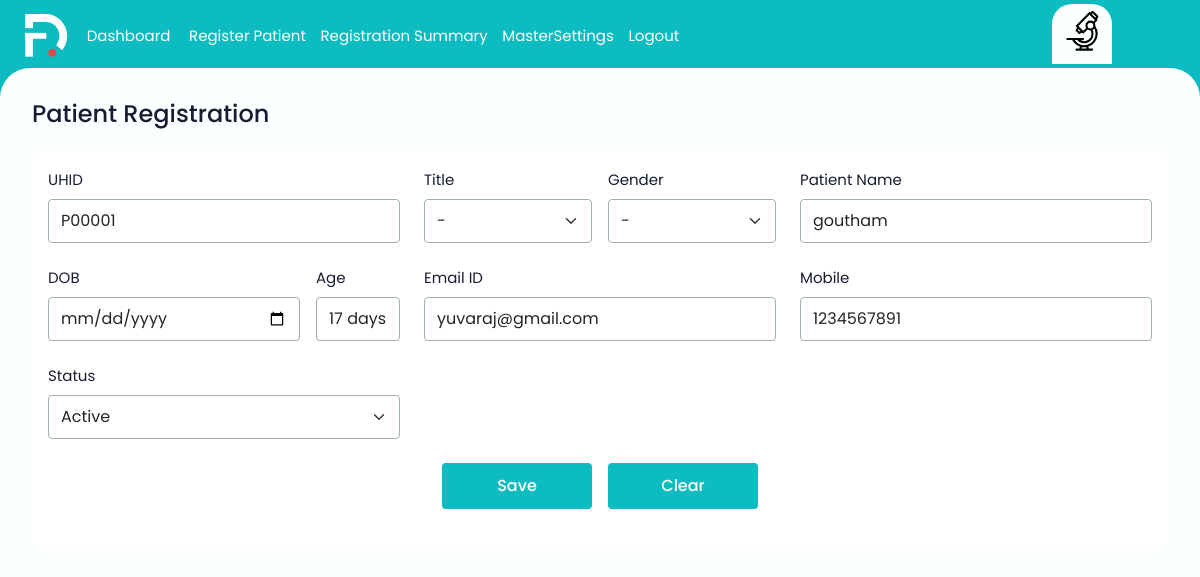
The app's page /editpatient/1/ (signed in) with its own data.
### ekonapp/models.py (models this page shows, shortened)
class ekon(models.Model):
    uhid = models.CharField(max_length=255)
    Mr = 'Mr'
    SMT  = 'SMT'
    OTHERS = 'OTHERS'
    ANIMAL = 'ANIMAL'
    BABY = 'BABY'
    MS = 'MS'
    MRS = 'MRS'
    DR = 'DR'
    MASTER = 'MASTER'
    STATUS_CHOICES = [
        (Mr, 'Mr'),
        (SMT, 'SMT'),
        (OTHERS, 'OTHERS'),
        (ANIMAL, 'ANIMAL'),
        (BABY, 'BABY'),
        (MS, 'MS'),
        (MRS, 'MRS'),
        (DR, 'DR'),
        (MASTER, 'MASTER')
    ]
    title = models.CharField(max_length=255)
    male = 'male'
    female = 'female'
    Others = 'Others'
    STATUS_CHOICES = [
        (male, 'male'),
        (female, 'female'),
        (Others,'Others'),
    ]
    gender = models.CharField(max_length=255)
    patient_name = models.CharField(max_length=255)
    dob = models.DateField()
    age = models.CharField(max_length=255)
    email_id = models.EmailField()
    contact_number = models.CharField(max_length=255)
    date =  models.DateField(auto_now_add=True)
    Active = 'Active'
    Inactive = 'Inactive'
    STATUS_CHOICES = [
        (Active, 'Active'),
        (Inactive, 'Inactive'),
    ]
    status = models.CharField(max_length=255, choices=STATUS_CHOICES)
    accession_number = models.CharField(max_length=50)

### ekonapp/decorators.py (the view)
    def wrapper(request, *args, **kwargs):
        if not request.user.is_authenticated:
            return redirect('registerlogin')
        elif not Device.objects.filter(user=request.user, is_registered=True).exists():
            return redirect('register_device')
        else:
            return view_func(request, *args, **kwargs)

### ekonapp/views.py (called while the page is built, shortened)
@login_required
@device_required
def editpatient(request, id):
    editpatient = ekon.objects.get(id=id)
    return render(request, 'editpatientdetails.html', {'editpatient': editpatient})

### ekonapp/templates/editpatientdetails.html (shortened to what this page needs)
{% extends "base.html" %}
{% block content %}
<!DOCTYPE html>
<html lang="en">
    <main>
        <div class="mb-4">
            <form method="post" >
            <h5 class="page-heading">Patient Registration</h5>
        </div>
        <div class="auto-scroll">
            <div class="bg-white rounded-2 p-3 mb-4">
                <div class="row">
                    <div class="col-md-4">
                        <div class="form-group">
                            <label class="form-label">UHID</label disabled>
                            <input type="text" name = "uhid" value="{{editpatient.uhid }}" class="form-control" readonly>
                        </div>
                    </div>
                    <div class="col-md-4">
                        <div class="form-group d-flex gap-3">
                            <div class="w-50">
                                <label class="form-label">Title</label>
                                <select name="title" class="form-select" required onchange="updateGenderSelect(this)">
                                  <option value="" selected>-</option>
                                </select>
                              </div>
                    <div class="w-50">
                        <label class="form-label">Gender</label>
                        <select name="gender" class="form-select" required>
                          <option value="" selected>-</option>
                        </select>
                      </div>
                    </div>
                </div>
                      <div class="col-md-4">
                        <div class="form-group">
                            <label class="form-label">Patient Name</label>
                            <input type="text" name = "patient_name" value="{{ editpatient.patient_name }}" class="form-control" >
                        </div>
                    </div>
                    <div class="col-md-4">
                        <div class="form-group d-flex gap-3">
                            <div class="w-75">
                                <label class="form-label">DOB</label>
                                <input type="date" name="dob" value="{{editpatient.dob}}"id="dob" class="form-control" onchange="calculateAge()" required>
                            </div>
                            <div class="w-25">
                                <label class="form-label">Age</label>
                                <input type="text" name="age" value="{{editpatient.age}}" id="age" class="form-control" required>
                            </div>
                        </div>
                    </div>
                    <div class="col-md-4">
                        <div class="form-group">
                            <label class="form-label">Email ID</label>
                            <input type="email" name="email_id" value="{{editpatient.email_id}}" class="form-control" required>
                        </div>
                    </div>
                    <div class="col-md-4">
                        <div class="form-group">
                            <label class="form-label">Mobile</label>
                            <input type="text" name="contact_number" value="{{editpatient.contact_number}}" class="form-control" id="contact_number"  maxlength="10" required>
                        </div>
                    </div>
                    <div class="col-md-4">
                        <div class="form-group">
                            <label class="form-label">Status</label>
                            <select class="form-select" name="status" required>
                                <option value="{{editpatient.Active}}" name="status"  selected>Active</option>
                            </select>
                        </div>
                    </div>
                </div>
                <div class="form-group d-flex gap-3 justify-content-center">
                    <button type="submit" class="theme-btn">Save</button>
                    <button type="reset" class="theme-btn">Clear</button>
                </div>
            </div>
        </div>
    </main>
</body>
</html>
{% endblock %}

### static/css/custom.css (style rules this page uses)
:root { --bs-theme-color: #0DBCC0; --bs-theme-color-100: #089598; --bs-bg-color: #FAFFFF; --bs-text-color-100:#181C32; --bs-text-color-200:#5E6278; --bs-text-color-300:#7E8299; --bs-text-color-400:#3F4254; --bs-theme-font-family: 'Poppins', sans-serif; --bs-body-font-size:15px; --bs-body-font-weight:400; --bs-red:#DD1143; --bs-red-light:#FFEFF3; --bs-red-light-100:#FFDDE6; --bs-green:#1CA153; --bs-green-light:#E7FCE9; --bs-green-light-100:#B9EBBE; --bs-textbox-border:#A1B1B1; --bs-focus-border:#3F4254; --bs-btn-radius:4px; --bs-syblue:#00A3FF; --bs-blue:#2c7be5; --bs-blue-light:#e6effc; --bs-blue-light-100:#d6e3f7; --bs-pink:#EC49A6; --bs-table-icon-bg:#E6F8F8; }
html { scrollbar-color: #C1C1C1 #ebebeb; scrollbar-width: thin; }
body { font-family: var(--bs-theme-font-family); color: var(--bs-text-color-100); font-size: var(--bs-body-font-size); background-color: var(--bs-theme-color); }
main { background-color: var(--bs-bg-color); border-top-left-radius: 30px; border-top-right-radius: 30px; width: 100%; height: 100%; position: fixed; overflow: hidden; padding: 2rem 1rem 2rem 2rem; margin-right: 2rem; }
main .auto-scroll { overflow-x: hidden; overflow-y: auto; padding-right: 1rem; height: calc(100vh - 200px); }
main .page-heading { font-size: 1.5rem; font-weight: 500; color: var(--bs-text-color-100); }
main .form-group { margin-bottom: 1.5rem; }
main .form-control, main .form-select { padding: 0.55rem 0.75rem; border-radius: var(--bs-btn-radius); border-color: var(--bs-textbox-border); }
main .form-label { font-size: var(--bs-text-color-200); }
.theme-btn { background-color: var(--bs-theme-color); padding: 0.7rem 1rem; min-width: 150px; border: 0; font-size: 1rem; font-weight: 500; border-radius: var(--bs-btn-radius); display: flex; gap: 0.5rem; align-items: center; justify-content: center; }
.theme-btn, .theme-btn svg { color: #fff; }

### records on screen
ekon: uhid "P00001", patient_name "goutham", age "17 days", email_id "yuvaraj@gmail.com", contact_number "1234567891"
